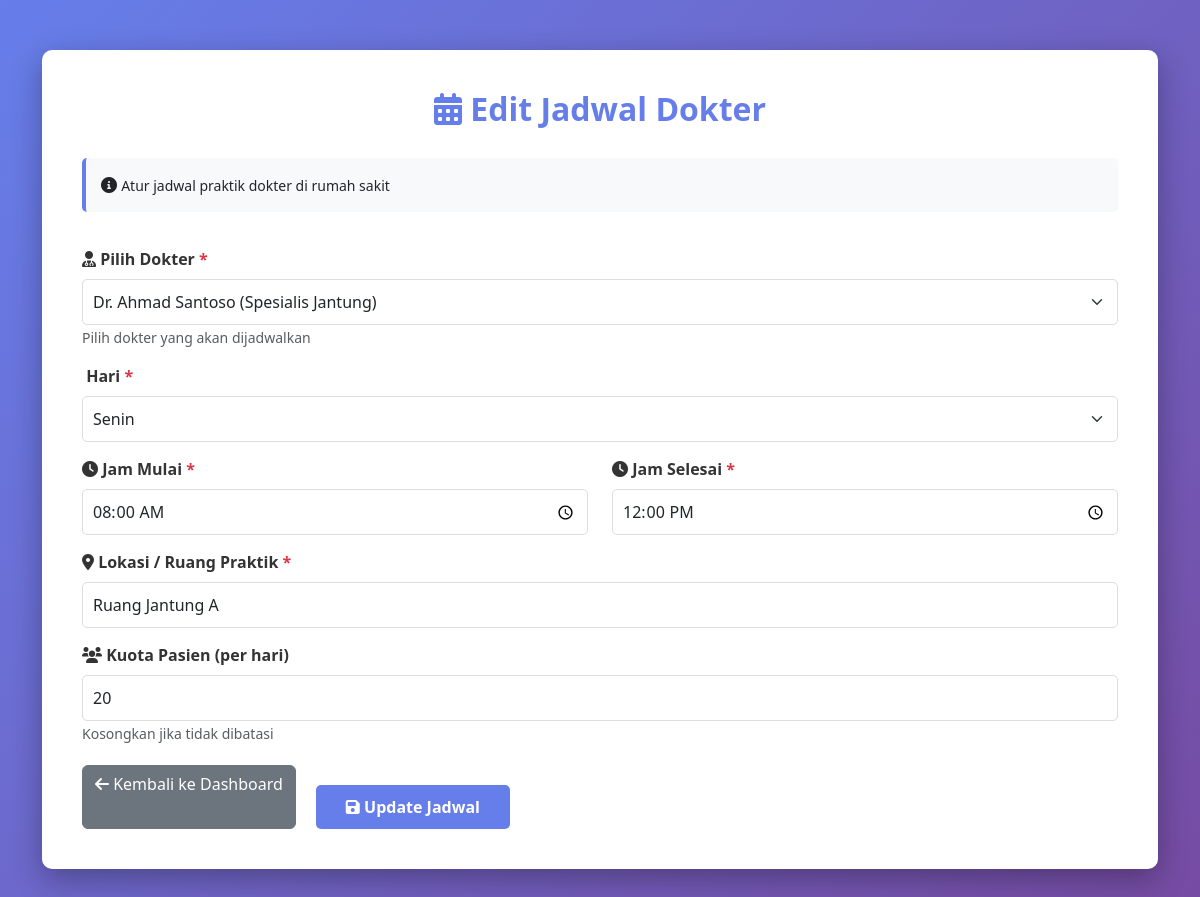
/input_jadwal_dokter.php?id=1 (signed in), run on the app's committed database.
### tables this page shows
CREATE TABLE IF NOT EXISTS jadwal_dokter (
    id INT AUTO_INCREMENT PRIMARY KEY,
    dokter_id INT NOT NULL,
    hari ENUM('Senin', 'Selasa', 'Rabu', 'Kamis', 'Jumat', 'Sabtu', 'Minggu') NOT NULL,
    jam_mulai TIME NOT NULL,
    jam_selesai TIME NOT NULL,
    lokasi VARCHAR(100) NOT NULL,
    kuota INT,
    created_at TIMESTAMP DEFAULT CURRENT_TIMESTAMP,
    updated_at TIMESTAMP DEFAULT CURRENT_TIMESTAMP ON UPDATE CURRENT_TIMESTAMP,
    FOREIGN KEY (dokter_id) REFERENCES dokter(id) ON DELETE CASCADE
);

CREATE TABLE IF NOT EXISTS dokter (
    id INT AUTO_INCREMENT PRIMARY KEY,
    nama VARCHAR(100) NOT NULL,
    spesialisasi VARCHAR(100) NOT NULL,
    nip VARCHAR(30) NOT NULL UNIQUE,
    no_str VARCHAR(50) NOT NULL,
    telepon VARCHAR(20),
    email VARCHAR(100),
    alamat TEXT,
    created_at TIMESTAMP DEFAULT CURRENT_TIMESTAMP,
    updated_at TIMESTAMP DEFAULT CURRENT_TIMESTAMP ON UPDATE CURRENT_TIMESTAMP,
    status ENUM('aktif', 'nonaktif') DEFAULT 'aktif'
);

### input_jadwal_dokter.php (the view, shortened to what this page needs)
<?php
require 'config/database.php';
$edit_mode = isset($_GET['id']);
$jadwal = null;
if ($edit_mode) {
    $id = intval($_GET['id']);
    $stmt = $conn->prepare("SELECT * FROM jadwal_dokter WHERE id = ?");
    $stmt->bind_param("i", $id);
    $stmt->execute();
    $result = $stmt->get_result();
    $jadwal = $result->fetch_assoc();
}
$doctors = [];
$stmt = $conn->prepare("SELECT id, nama, spesialisasi FROM dokter WHERE status = 'aktif' ORDER BY nama");
$stmt->execute();
$result = $stmt->get_result();
while ($row = $result->fetch_assoc()) {
    $doctors[] = $row;
}
?>
<!DOCTYPE html>
<html lang="id">
<head>
    <link href="https://cdn.jsdelivr.net/npm/bootstrap@5.3.0/dist/css/bootstrap.min.css" rel="stylesheet">
    <link rel="stylesheet" href="https://cdnjs.cloudflare.com/ajax/libs/font-awesome/6.0.0/css/all.min.css">
    <link href="https://cdn.jsdelivr.net/npm/sweetalert2@11.7.3/dist/sweetalert2.min.css" rel="stylesheet">
</head>
<body>
    <div class="container">
        <div class="form-container">
            <h2 class="form-title">
                <i class="fas fa-calendar-alt"></i>
                <?php echo $edit_mode ? 'Edit Jadwal Dokter' : 'Input Jadwal Dokter Baru'; ?>
            </h2>
            <div class="info-box">
                <i class="fas fa-info-circle"></i>
                <small>Atur jadwal praktik dokter di rumah sakit</small>
            </div>
            <form id="jadwalForm">
                <div class="form-group">
                    <label for="dokter_id" class="form-label">
                        <i class="fas fa-user-md"></i> Pilih Dokter <span class="text-danger">*</span>
                    </label>
                    <select class="form-select" id="dokter_id" name="dokter_id" required>
                        <?php foreach ($doctors as $dokter): ?>
                            <option value="<?php echo $dokter['id']; ?>"
                                <?php echo $edit_mode && $jadwal['dokter_id'] == $dokter['id'] ? 'selected' : ''; ?>>
                                <?php echo htmlspecialchars($dokter['nama']) . ' (' . htmlspecialchars($dokter['spesialisasi']) . ')'; ?>
                            </option>
                        <?php endforeach; ?>
                    </select>
                    <small class="form-text text-muted">Pilih dokter yang akan dijadwalkan</small>
                </div>
                <div class="form-group">
                    <label for="hari" class="form-label">
                        <i class="fas fa-day-schedule"></i> Hari <span class="text-danger">*</span>
                    </label>
                    <select class="form-select" id="hari" name="hari" required>
                        <option value="Senin" <?php echo $edit_mode && $jadwal['hari'] == 'Senin' ? 'selected' : ''; ?>>Senin</option>
                    </select>
                </div>
                <div class="row">
                    <div class="col-md-6">
                        <div class="form-group">
                            <label for="jam_mulai" class="form-label">
                                <i class="fas fa-clock"></i> Jam Mulai <span class="text-danger">*</span>
                            </label>
                            <input type="time" class="form-control" id="jam_mulai" name="jam_mulai"
                                value="<?php echo $edit_mode ? $jadwal['jam_mulai'] : '08:00'; ?>" required>
                        </div>
                    </div>
                    <div class="col-md-6">
                        <div class="form-group">
                            <label for="jam_selesai" class="form-label">
                                <i class="fas fa-clock"></i> Jam Selesai <span class="text-danger">*</span>
                            </label>
                            <input type="time" class="form-control" id="jam_selesai" name="jam_selesai"
                                value="<?php echo $edit_mode ? $jadwal['jam_selesai'] : '12:00'; ?>" required>
                        </div>
                    </div>
                </div>
                <div class="form-group">
                    <label for="lokasi" class="form-label">
                        <i class="fas fa-map-marker-alt"></i> Lokasi / Ruang Praktik <span class="text-danger">*</span>
                    </label>
                    <input type="text" class="form-control" id="lokasi" name="lokasi"
                        value="<?php echo $edit_mode ? htmlspecialchars($jadwal['lokasi']) : ''; ?>"
                        placeholder="Contoh: Ruang Jantung A, Poli Anak B" required>
                </div>
                <div class="form-group">
                    <label for="kuota" class="form-label">
                        <i class="fas fa-users"></i> Kuota Pasien (per hari)
                    </label>
                    <input type="number" class="form-control" id="kuota" name="kuota" min="1" max="100"
                        value="<?php echo $edit_mode ? $jadwal['kuota'] : '20'; ?>" placeholder="Jumlah pasien maksimal">
                    <small class="form-text text-muted">Kosongkan jika tidak dibatasi</small>
                </div>
                <div class="button-group">
                    <a href="dashboard.php" class="btn btn-secondary btn-back">
                        <i class="fas fa-arrow-left"></i> Kembali ke Dashboard
                    </a>
                    <button type="submit" class="btn btn-primary">
                        <i class="fas fa-save"></i>
                        <?php echo $edit_mode ? 'Update Jadwal' : 'Simpan Jadwal'; ?>
                    </button>
                </div>
            </form>
        </div>
    </div>
</body>
</html>

### input_jadwal_dokter.php (style rules this page uses)
body { background: linear-gradient(135deg, #667eea 0%, #764ba2 100%); min-height: 100vh; padding: 20px; }
.form-container { background: white; border-radius: 10px; box-shadow: 0 10px 30px rgba(0, 0, 0, 0.3); padding: 40px; margin-top: 30px; margin-bottom: 30px; }
.form-title { color: #667eea; margin-bottom: 30px; text-align: center; font-weight: bold; }
.form-label { font-weight: 600; color: #333; margin-top: 15px; }
.form-control, .form-select { border: 1px solid #ddd; border-radius: 5px; padding: 10px; }
.btn-primary { background: #667eea; border: none; border-radius: 5px; padding: 10px 30px; font-weight: 600; margin-top: 20px; }
.btn-back { margin-right: 10px; }
.button-group { display: flex; gap: 10px; margin-top: 20px; }
.info-box { background: #f8f9fa; border-left: 4px solid #667eea; padding: 15px; margin-bottom: 20px; border-radius: 5px; }

### data on the page
jadwal_dokter: dokter_id "Dr. Ahmad Santoso (Spesialis Jantung)", hari "Senin", jam_mulai "08:00:00", jam_selesai "12:00:00", lokasi "Ruang Jantung A", kuota "20"
